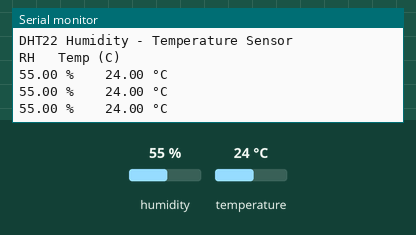
This sketch was run on a simulated Arduino Uno, built with avr-gcc and run on an emulated ATmega328P. Parts: the last lines printed to the serial monitor. The test bench sets the inputs (shaded band); at power-on: humidity 55 %, temperature 24 °C.

Above: at 2.8 s.
2.9 s: humidity set to 22 %
At 4.8 s:
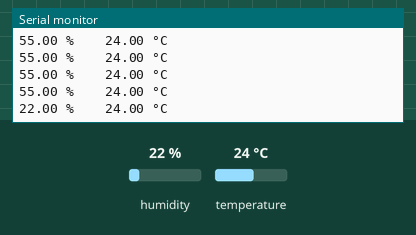
5.6 s: temperature set to 12 °C
At 6.8 s:
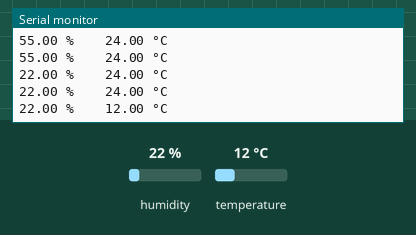
8.3 s: humidity set to 40 %
At 9.5 s:
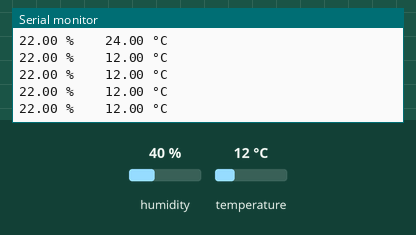
Timing chart, 0 to 11.3 s (numbered marks = the images above; inputs shaded):
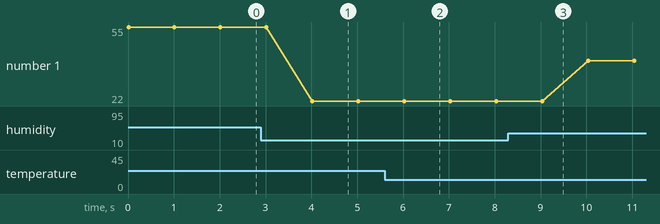

The sketch:

DHT22-Arduino.ino
```cpp
#include <DHT.h>
#include <ArduinoJson.h>

//Constants
#define DHTPIN 4     // what pin on the arduino is the DHT22 data line connected to
#define DHTTYPE DHT22   // DHT 22  (AM2302)
//#define DHTTYPE DHT11   // DHT 11
DHT dht(DHTPIN, DHTTYPE); // Initialize DHT sensor for normal 16mhz Arduino

void setup() { // to run once
  Serial.begin(38400); // Initialize the serial port
  Serial.println("DHT22 Humidity - Temperature Sensor");
  Serial.println("RH\t Temp (C)");
  dht.begin();
}

void loop() {
  // Reading temperature or humidity takes about 250 milliseconds!
  // Sensor readings may also be up to 2 seconds 'old' (its a very slow sensor)
  float h = dht.readHumidity();
  float t = dht.readTemperature();
  // Check if any reads failed and exit early (to try again).
  if (isnan(h) || isnan(t)) {
    Serial.println("Failed to read from DHT22 sensor!");
    return;
  }

  Serial.print(h);
  Serial.print(" %\t\t");
  Serial.print(t);
  Serial.println(" °C");
  // Wait a few seconds between measurements. The DHT22 should not be read at a higher frequency of
  // about once every 2 seconds. So we add a 3 second delay to cover this.
  delay(1000);
}
```

Measured:
- after the input at 2.9 s, the serial monitor: prints a new line after 1.1 s (image 1)
- after the input at 5.6 s, the serial monitor: prints a new line after 0.43 s (image 2)
- plotted number 1: 22 → 40 after the input at 8.3 s
